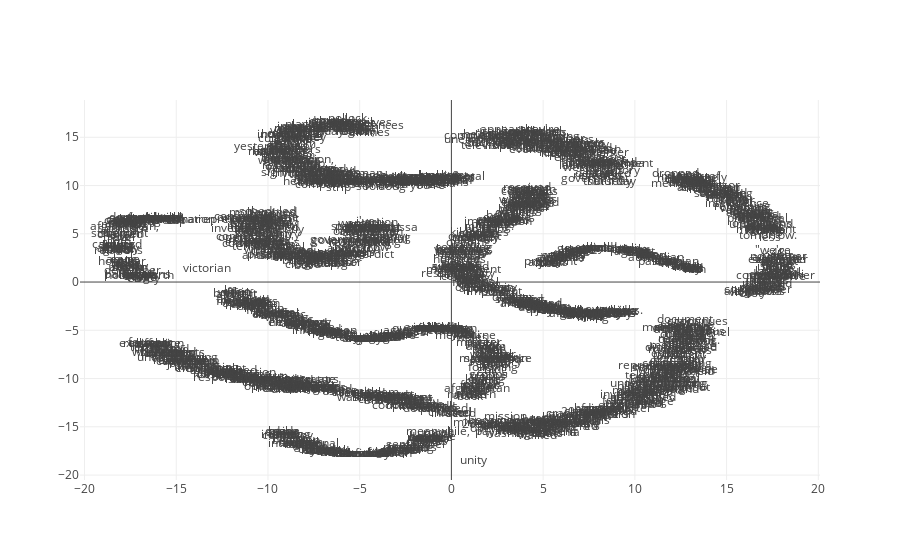

The notebook cell this image was saved under:
### Code cell
reduce_dimensions(model)

### Figure 1 — Plotly figure (JSON) as saved in the notebook; plotly's stock layout.template omitted (floating-point values rounded to 4 significant figures; data arrays with more than 128 entries replaced by an {"elided": "..."} marker saying what was removed)
{"data": [{"mode": "text", "text": {"elided": "1723 str values"}, "type": "scatter", "x": {"elided": "1723 float values"}, "y": {"elided": "1723 float values"}}], "layout": {}}
